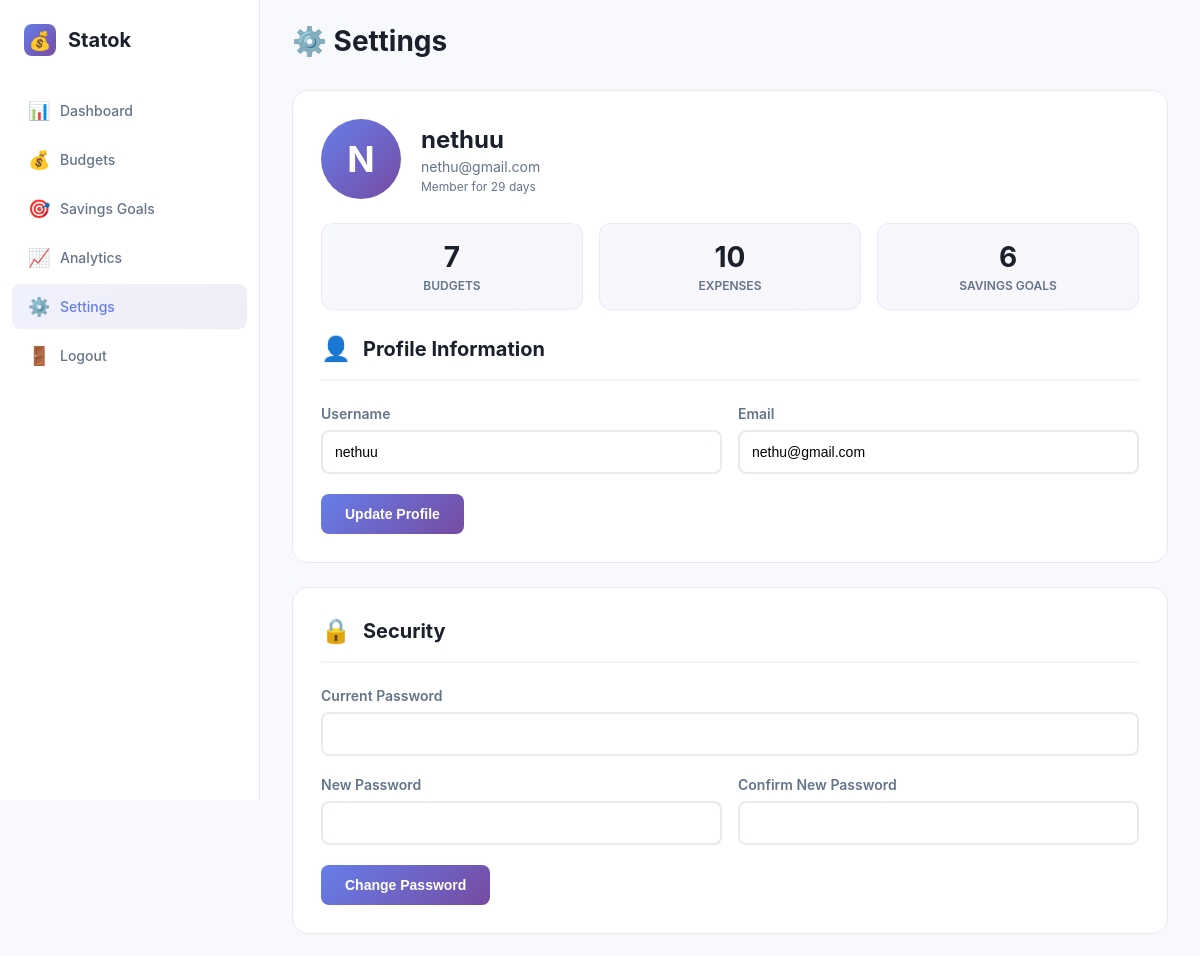
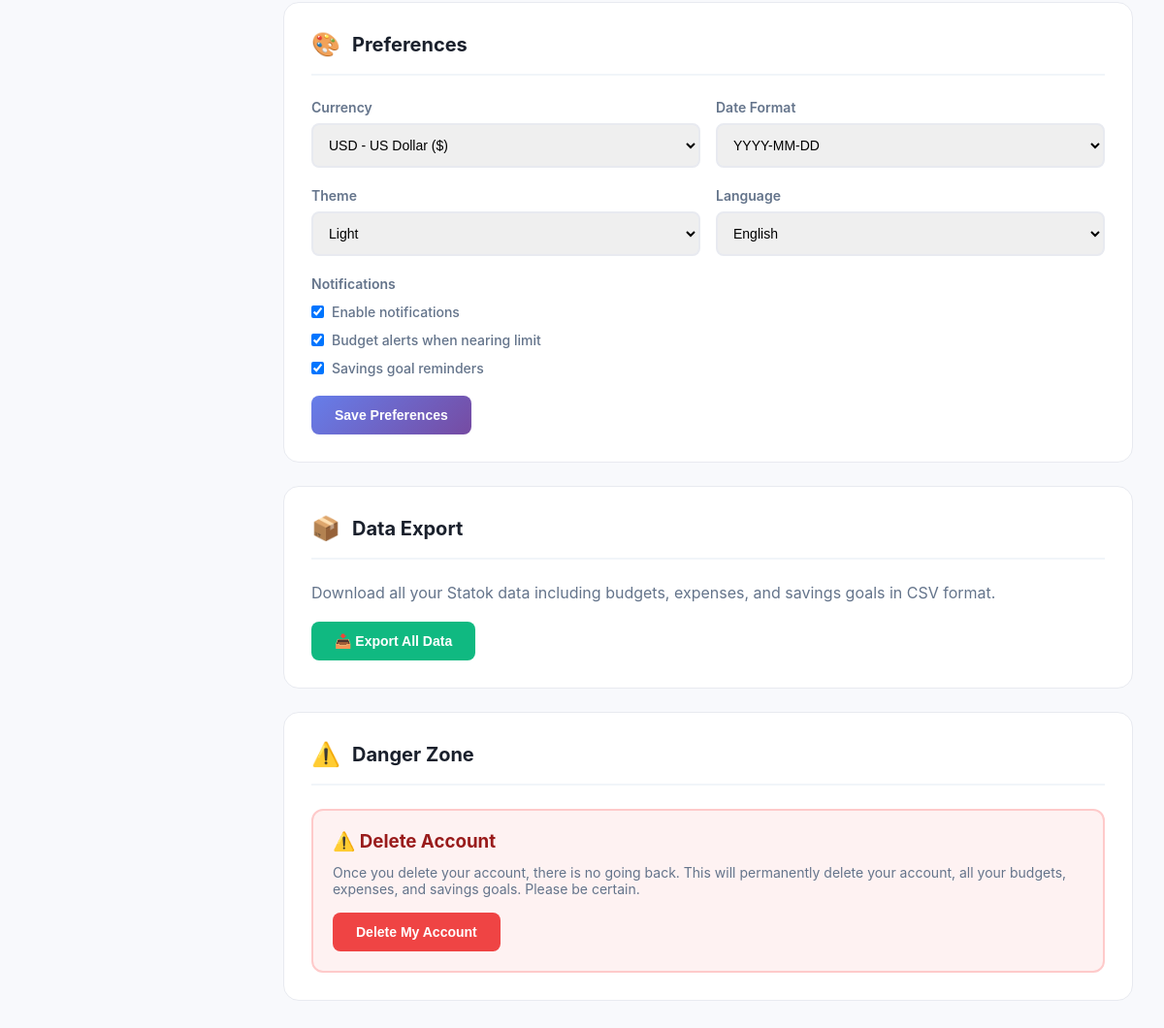
The app's page /public/setting.php (signed in) with its own data (2 pictures, top to bottom).
### tables this page shows
CREATE TABLE users (
                id INTEGER PRIMARY KEY AUTOINCREMENT,
                username TEXT UNIQUE NOT NULL,
                email TEXT UNIQUE NOT NULL,
                password TEXT NOT NULL,
                created_at DATETIME DEFAULT CURRENT_TIMESTAMP
            );

CREATE TABLE user_preferences (
    id INTEGER PRIMARY KEY AUTOINCREMENT,
    user_id INTEGER NOT NULL UNIQUE,
    currency TEXT DEFAULT "USD",
    date_format TEXT DEFAULT "Y-m-d",
    notifications_enabled INTEGER DEFAULT 1,
    budget_alerts INTEGER DEFAULT 1,
    savings_reminders INTEGER DEFAULT 1,
    theme TEXT DEFAULT "light",
    language TEXT DEFAULT "en",
    FOREIGN KEY (user_id) REFERENCES users(id) ON DELETE CASCADE
);

### public/setting.php (the view, shortened to what this page needs)
<?php
$username = $_SESSION['username'];
$email = $_SESSION['email'];
$user_id = $_SESSION['user_id'];
try {
    $db = new PDO('sqlite:' .__DIR__ . '/../db/database.db');
    $db->setAttribute(PDO::ATTR_ERRMODE, PDO::ERRMODE_EXCEPTION);
} catch(PDOException $e) {
    die("Connection failed: " . $e->getMessage());
}
$db->exec('CREATE TABLE IF NOT EXISTS user_preferences (
    id INTEGER PRIMARY KEY AUTOINCREMENT,
    user_id INTEGER NOT NULL UNIQUE,
    currency TEXT DEFAULT "USD",
    date_format TEXT DEFAULT "Y-m-d",
    notifications_enabled INTEGER DEFAULT 1,
    budget_alerts INTEGER DEFAULT 1,
    savings_reminders INTEGER DEFAULT 1,
    theme TEXT DEFAULT "light",
    language TEXT DEFAULT "en",
    FOREIGN KEY (user_id) REFERENCES users(id) ON DELETE CASCADE
)');
$stmt = $db->prepare('SELECT * FROM users WHERE id = :uid');
$stmt->execute([':uid' => $user_id]);
$userData = $stmt->fetch(PDO::FETCH_ASSOC);
$stmt = $db->prepare('SELECT * FROM user_preferences WHERE user_id = :uid');
$stmt->execute([':uid' => $user_id]);
$preferences = $stmt->fetch(PDO::FETCH_ASSOC);
$stmt = $db->prepare('SELECT COUNT(*) as count FROM budgets WHERE user_id = :uid');
$stmt->execute([':uid' => $user_id]);
$budgetCount = $stmt->fetch(PDO::FETCH_ASSOC)['count'];
$stmt = $db->prepare('SELECT COUNT(*) as count FROM expenses e INNER JOIN budgets b ON e.budget_id = b.id WHERE b.user_id = :uid');
$stmt->execute([':uid' => $user_id]);
$expenseCount = $stmt->fetch(PDO::FETCH_ASSOC)['count'];
$stmt = $db->prepare('SELECT COUNT(*) as count FROM savings_goals WHERE user_id = :uid');
$stmt->execute([':uid' => $user_id]);
$savingsCount = $stmt->fetch(PDO::FETCH_ASSOC)['count'];
$accountCreated = new DateTime($userData['created_at']);
$now = new DateTime();
$accountAge = $accountCreated->diff($now)->days;
?>
<!DOCTYPE html>
<html lang="en">
<head>
</head>
<body>
    <aside class="sidebar">
        <div class="logo">
            <div class="logo-icon">💰</div>
            <div class="logo-text">Statok</div>
        </div>
        <ul class="nav-menu">
            <li class="nav-item">
                <a href="dashboard.php" class="nav-link">
                    <span class="nav-icon">📊</span>
                    Dashboard
                </a>
            </li>
            <li class="nav-item">
                <a href="budgets.php" class="nav-link">
                    <span class="nav-icon">💰</span>
                    Budgets
                </a>
            </li>
            <li class="nav-item">
                <a href="savings.php" class="nav-link">
                    <span class="nav-icon">🎯</span>
                    Savings Goals
                </a>
            </li>
            <li class="nav-item">
                <a href="nalytics.php" class="nav-link">
                    <span class="nav-icon">📈</span>
                    Analytics
                </a>
            </li>
            <li class="nav-item">
                <a href="settings.php" class="nav-link active">
                    <span class="nav-icon">⚙️</span>
                    Settings
                </a>
            </li>
            <li class="nav-item">
                <a href="logout.php" class="nav-link">
                    <span class="nav-icon">🚪</span>
                    Logout
                </a>
            </li>
        </ul>
    </aside>
    <main class="main-content">
        <div class="page-title">⚙️ Settings</div>
        <div class="settings-container">
            <div class="settings-section">
                <div class="profile-header">
                    <div class="profile-avatar">
                        <?php echo strtoupper(substr($username, 0, 1)); ?>
                    </div>
                    <div class="profile-info">
                        <h2><?php echo htmlspecialchars($username); ?></h2>
                        <p><?php echo htmlspecialchars($email); ?></p>
                        <p style="margin-top: 4px; font-size: 12px;">Member for <?php echo $accountAge; ?> days</p>
                    </div>
                </div>
                <div class="stats-grid">
                    <div class="stat-card">
                        <div class="stat-value"><?php echo $budgetCount; ?></div>
                        <div class="stat-label">Budgets</div>
                    </div>
                    <div class="stat-card">
                        <div class="stat-value"><?php echo $expenseCount; ?></div>
                        <div class="stat-label">Expenses</div>
                    </div>
                    <div class="stat-card">
                        <div class="stat-value"><?php echo $savingsCount; ?></div>
                        <div class="stat-label">Savings Goals</div>
                    </div>
                </div>
                <div class="section-header">
                    <span class="section-icon">👤</span>
                    <span class="section-title">Profile Information</span>
                </div>
                <form method="POST">
                    <div class="form-row">
                        <div class="form-group">
                            <label>Username</label>
                            <input type="text" name="username" value="<?php echo htmlspecialchars($username); ?>" required>
                        </div>
                        <div class="form-group">
                            <label>Email</label>
                            <input type="email" name="email" value="<?php echo htmlspecialchars($email); ?>" required>
                        </div>
                    </div>
                    <button type="submit" class="btn btn-primary">Update Profile</button>
                </form>
            </div>
            <div class="settings-section">
                <div class="section-header">
                    <span class="section-icon">🔒</span>
                    <span class="section-title">Security</span>
                </div>
                <form method="POST">
                    <div class="form-group">
                        <label>Current Password</label>
                        <input type="password" name="current_password" required>
                    </div>
                    <div class="form-row">
                        <div class="form-group">
                            <label>New Password</label>
                            <input type="password" name="new_password" required>
                        </div>
                        <div class="form-group">
                            <label>Confirm New Password</label>
                            <input type="password" name="confirm_password" required>
                        </div>
                    </div>
                    <button type="submit" class="btn btn-primary">Change Password</button>
                </form>
            </div>
            <div class="settings-section">
                <div class="section-header">
                    <span class="section-icon">🎨</span>
                    <span class="section-title">Preferences</span>
                </div>
                <form method="POST">
                    <div class="form-row">
                        <div class="form-group">
                            <label>Currency</label>
                            <select name="currency">
                                <option value="USD" <?php echo $preferences['currency'] == 'USD' ? 'selected' : ''; ?>>USD - US Dollar ($)</option>
                            </select>
                        </div>
                        <div class="form-group">
                            <label>Date Format</label>
                            <select name="date_format">
                                <option value="Y-m-d" <?php echo $preferences['date_format'] == 'Y-m-d' ? 'selected' : ''; ?>>YYYY-MM-DD</option>
                            </select>
                        </div>
                    </div>
                    <div class="form-row">
                        <div class="form-group">
                            <label>Theme</label>
                            <select name="theme">
                                <option value="light" <?php echo $preferences['theme'] == 'light' ? 'selected' : ''; ?>>Light</option>
                            </select>
                        </div>
                        <div class="form-group">
                            <label>Language</label>
                            <select name="language">
                                <option value="en" <?php echo $preferences['language'] == 'en' ? 'selected' : ''; ?>>English</option>
                            </select>
                        </div>
                    </div>
                    <div class="form-group">
                        <label style="margin-bottom: 12px;">Notifications</label>
                        <div class="checkbox-group">
                            <input type="checkbox" id="notifications" name="notifications_enabled" <?php echo $preferences['notifications_enabled'] ? 'checked' : ''; ?>>
                            <label for="notifications">Enable notifications</label>
                        </div>
                        <div class="checkbox-group">
                            <input type="checkbox" id="budget_alerts" name="budget_alerts" <?php echo $preferences['budget_alerts'] ? 'checked' : ''; ?>>
                            <label for="budget_alerts">Budget alerts when nearing limit</label>
                        </div>
                        <div class="checkbox-group">
                            <input type="checkbox" id="savings_reminders" name="savings_reminders" <?php echo $preferences['savings_reminders'] ? 'checked' : ''; ?>>
                            <label for="savings_reminders">Savings goal reminders</label>
                        </div>
                    </div>
                    <button type="submit" class="btn btn-primary">Save Preferences</button>
                </form>
            </div>
            <div class="settings-section">
                <div class="section-header">
                    <span class="section-icon">📦</span>
                    <span class="section-title">Data Export</span>
                </div>
                <p style="color: #64748b; margin-bottom: 20px;">
                    Download all your Statok data including budgets, expenses, and savings goals in CSV format.
                </p>
                <form method="POST">
                    <button type="submit" class="btn btn-export">📥 Export All Data</button>
                </form>
            </div>
            <div class="settings-section">
                <div class="section-header">
                    <span class="section-icon">⚠️</span>
                    <span class="section-title">Danger Zone</span>
                </div>
                <div class="danger-zone">
                    <h3>⚠️ Delete Account</h3>
                    <p>
                        Once you delete your account, there is no going back. This will permanently delete your account,
                        all your budgets, expenses, and savings goals. Please be certain.
                    </p>
                    <button type="button" class="btn btn-danger" onclick="showDeleteModal()">
                        Delete My Account
                    </button>
                </div>
            </div>
        </div>
    </main>
</body>
</html>

### public/setting.php (style rules this page uses)
* { margin: 0; padding: 0; box-sizing: border-box; }
body { font-family: -apple-system, BlinkMacSystemFont, 'Segoe UI', 'Inter', Roboto, sans-serif; background: #f8f9fc; display: flex; min-height: 100vh; }
.sidebar { width: 260px; background: white; border-right: 1px solid #e8eaf0; padding: 24px 0; position: fixed; height: 100vh; overflow-y: auto; }
.logo { display: flex; align-items: center; gap: 12px; padding: 0 24px; margin-bottom: 32px; }
.logo-icon { width: 32px; height: 32px; background: linear-gradient(135deg, #667eea 0%, #764ba2 100%); border-radius: 8px; display: flex; align-items: center; justify-content: center; font-size: 18px; }
.logo-text { font-size: 20px; font-weight: 700; color: #1a202c; }
.nav-menu { list-style: none; padding: 0 12px; }
.nav-item { margin-bottom: 4px; }
.nav-link { display: flex; align-items: center; gap: 12px; padding: 12px 16px; color: #64748b; text-decoration: none; border-radius: 8px; transition: all 0.2s; font-size: 14px; font-weight: 500; }
.nav-link.active { background: linear-gradient(135deg, rgba(102, 126, 234, 0.1) 0%, rgba(118, 75, 162, 0.1) 100%); color: #667eea; }
.nav-icon { width: 20px; font-size: 18px; }
.main-content { margin-left: 260px; flex: 1; padding: 24px 32px; }
.page-title { font-size: 28px; font-weight: 700; color: #1a202c; margin-bottom: 32px; }
.settings-container { max-width: 900px; }
.settings-section { background: white; border-radius: 16px; padding: 28px; margin-bottom: 24px; border: 1px solid #e8eaf0; }
.section-header { display: flex; align-items: center; gap: 12px; margin-bottom: 24px; padding-bottom: 16px; border-bottom: 2px solid #f1f5f9; }
.section-icon { font-size: 24px; }
.section-title { font-size: 20px; font-weight: 700; color: #1a202c; }
.profile-header { display: flex; align-items: center; gap: 20px; margin-bottom: 24px; }
.profile-avatar { width: 80px; height: 80px; background: linear-gradient(135deg, #667eea 0%, #764ba2 100%); border-radius: 50%; display: flex; align-items: center; justify-content: center; font-size: 36px; color: white; font-weight: 700; }
.profile-info h2 { font-size: 24px; color: #1a202c; margin-bottom: 4px; }
.profile-info p { color: #64748b; font-size: 14px; }
.stats-grid { display: grid; grid-template-columns: repeat(3, 1fr); gap: 16px; margin-bottom: 24px; }
.stat-card { background: linear-gradient(135deg, rgba(102, 126, 234, 0.05) 0%, rgba(118, 75, 162, 0.05) 100%); padding: 16px; border-radius: 12px; border: 1px solid rgba(102, 126, 234, 0.1); text-align: center; }
.stat-value { font-size: 28px; font-weight: 700; color: #1a202c; margin-bottom: 4px; }
.stat-label { font-size: 12px; color: #64748b; font-weight: 600; text-transform: uppercase; }
.form-group { margin-bottom: 20px; }
.form-row { display: grid; grid-template-columns: repeat(2, 1fr); gap: 16px; }
label { display: block; margin-bottom: 8px; color: #64748b; font-weight: 600; font-size: 14px; }
input, select { width: 100%; padding: 12px; border: 2px solid #e8eaf0; border-radius: 8px; font-size: 14px; transition: border 0.2s; }
.checkbox-group { display: flex; align-items: center; gap: 8px; margin-bottom: 12px; }
.checkbox-group input[type="checkbox"] { width: auto; cursor: pointer; }
.checkbox-group label { margin: 0; cursor: pointer; font-weight: 500; }
.btn { padding: 12px 24px; border-radius: 8px; border: none; cursor: pointer; font-size: 14px; font-weight: 600; transition: all 0.2s; }
.btn-primary { background: linear-gradient(135deg, #667eea 0%, #764ba2 100%); color: white; }
.btn-danger { background: #ef4444; color: white; }
.btn-export { background: #10b981; color: white; }
.danger-zone { background: #fef2f2; border: 2px solid #fecaca; border-radius: 12px; padding: 20px; }
.danger-zone h3 { color: #991b1b; margin-bottom: 12px; display: flex; align-items: center; gap: 8px; }
.danger-zone p { color: #64748b; font-size: 14px; margin-bottom: 16px; }

### records on screen
user_preferences: currency "USD - US Dollar ($)", date_format "YYYY-MM-DD", theme "Light", language "English", notifications_enabled "☑", budget_alerts "☑", savings_reminders "☑"

### other values on screen
substr($username, 0, 1) "N"
$username "nethuu"
$email "nethu@gmail.com"
$budgetCount "7"
$expenseCount "10"
$savingsCount "6"
